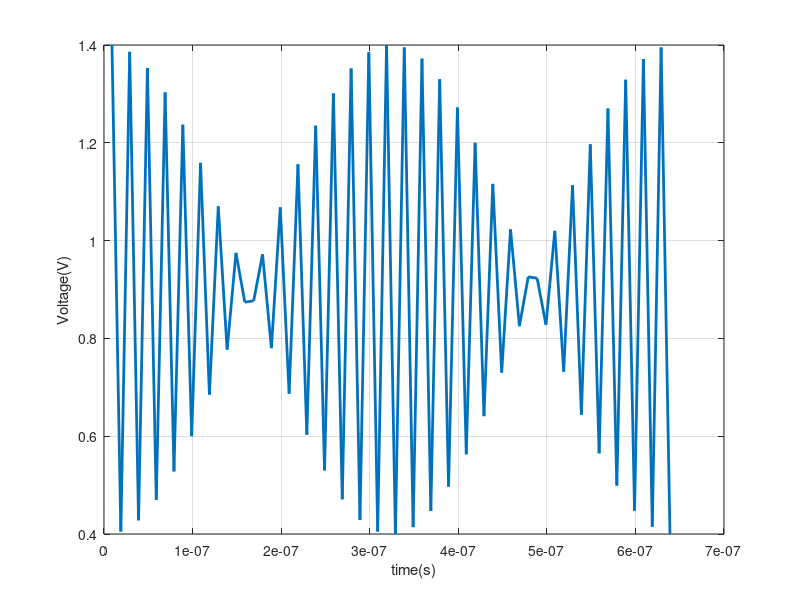

Write MATLAB code to recreate this figure. (Note: this script raises an error after producing the figure.)
clc; close all;
data = importdata('verilogA_DAC_output.csv');
%data = importdata('ideal_DAC_output.csv');
t = data(:,1);
x = data(:,2);
plot(t,x,'linewidth',2); grid on;
xlabel('time(s)'); ylabel('Voltage(V)')

FS = 1;
fs = 100e6;
fnyquist = fs/2;
N = length(x);
cycles = 31;
fx = (cycles/N)*fs;
Afs = 1;

% spectrum
% PrettyFFT Gives ENOB, SNDR, SFDR, SNR
figure
prettyFFT(x); grid on;

figure
s = abs(fft(x))
p = s(1:(N/2)+1);
p = 2*p/N/FS;
f = [0:(N/2)]
stem(f,p,'linewidth',2); grid on;

figure
f = [0:N-1]
s = 20*log10(2*s/N/FS)
plot(f,s,'linewidth',2); grid on;
xlabel('frequency[bin]'); ylabel('DFT magnitude [dBFS]')

figure
m = s(1:(N/2)+1);
f = [0:(N/2)]
plot(f,m,'linewidth',2); grid on;
xlabel('frequency[bin]'); ylabel('DFT magnitude [dBFS]')